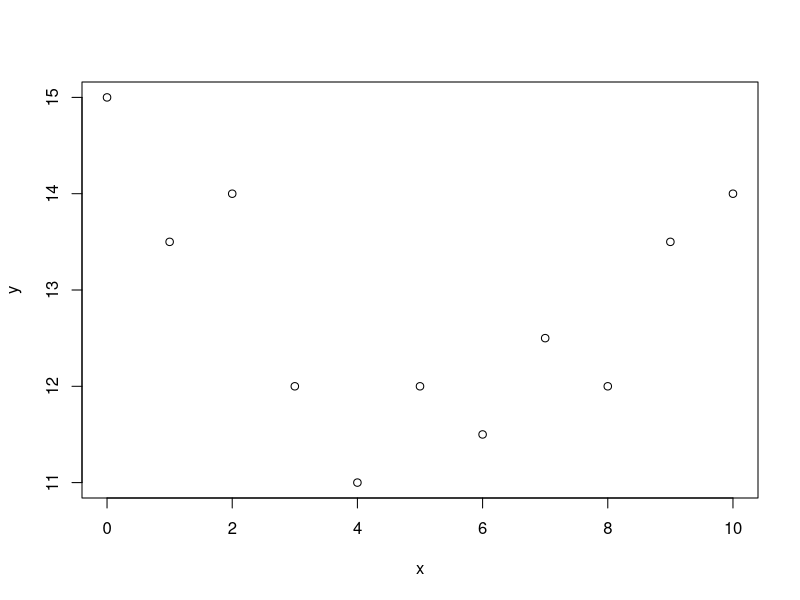
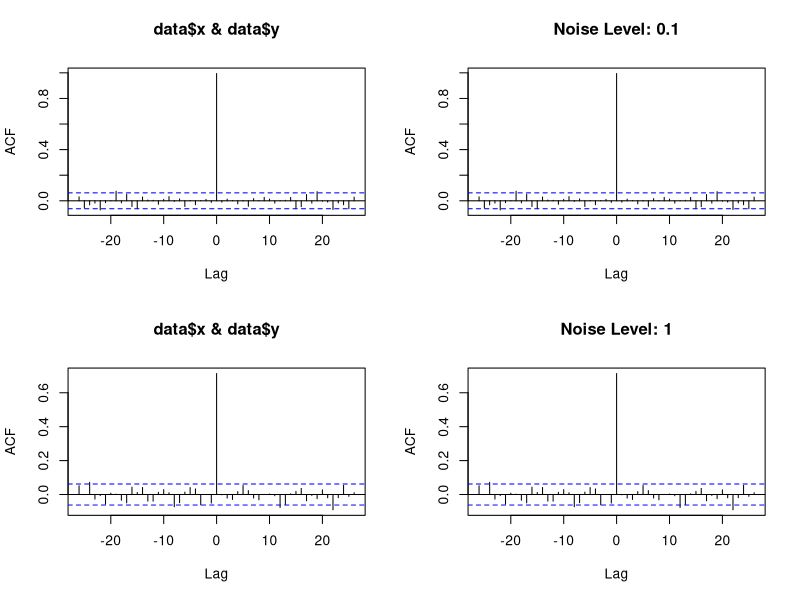
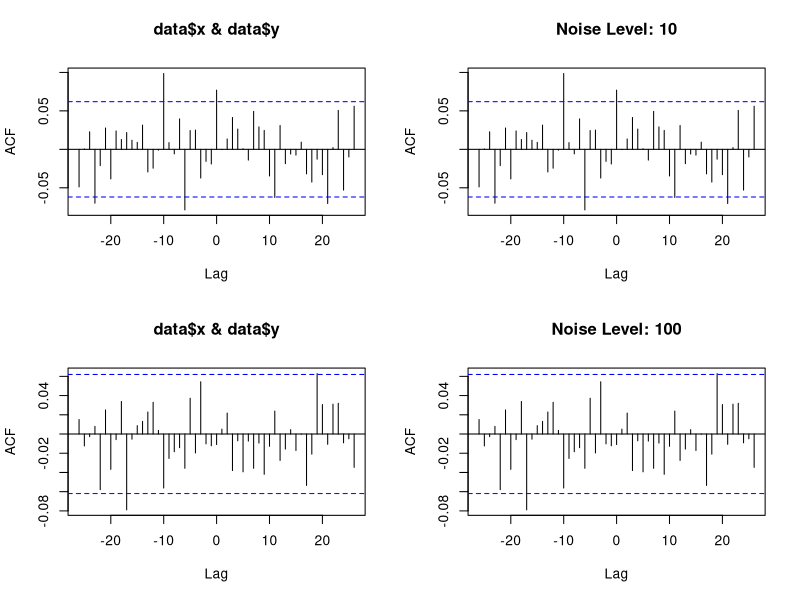
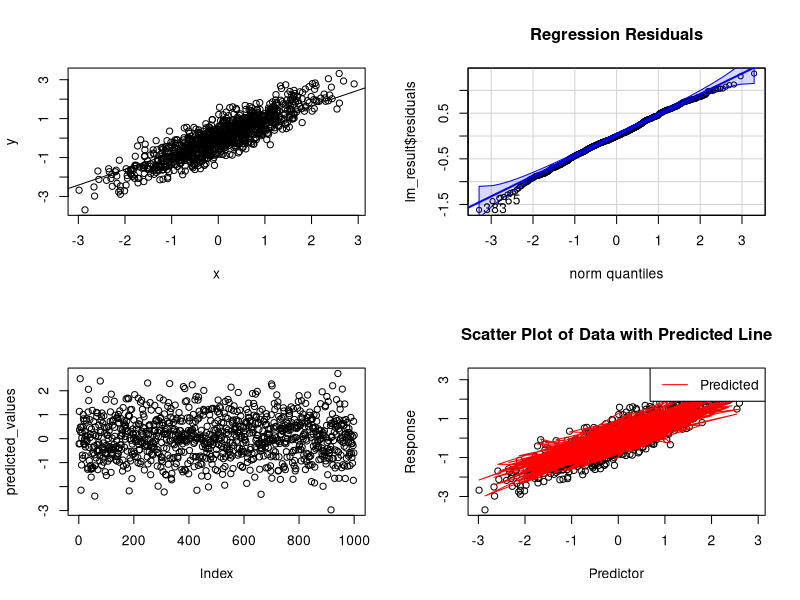
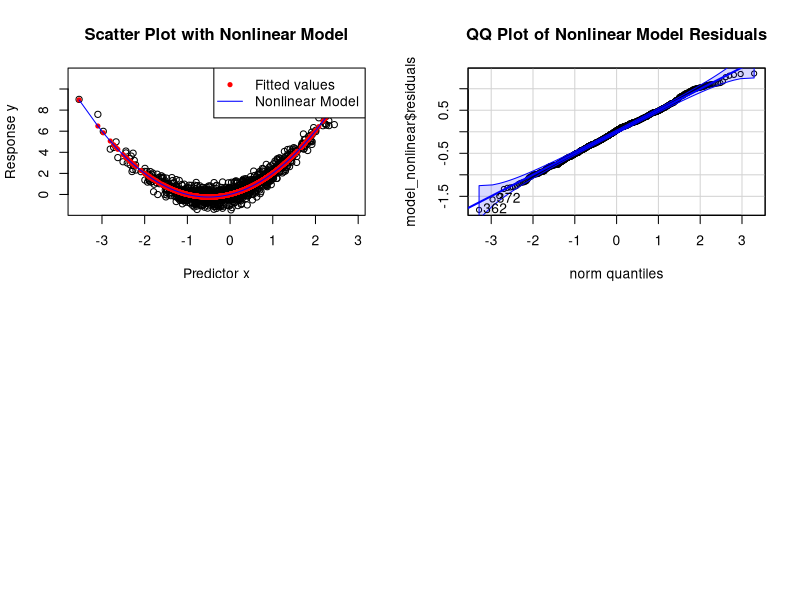

Recreate these plots in R, in order.
data1 <- read.table('data.dat.txt', header = TRUE)
print(data1)
plot(data1)
cov(data1$x, data1$y)
cor(data1$x, data1$y)


generate_data <- function(nsamples, intercept, slope, noise) {
  x <- rnorm(nsamples)
  y <- x*slope + rnorm(nsamples)*noise + intercept
  return(data.frame(x, y))
}

dev.off()
library(stats)
noise_levels <- c(0.1, 1, 10, 100)
par(mfrow=c(2,2))
for (noise in noise_levels) {
  data <- generate_data(1000, 0, 1, noise)
  print(paste("Noise Level:", noise))
  plot(ccf(data$x, data$y), main=paste("Noise Level:", noise))
}


Regression_data <- generate_data(1000, 0, 1, 0.5)
lm_result <- lm(Regression_data)
summary(lm_result)
plot(Regression_data)
abline(lm_result)

install.packages('car')
library('car')
qqPlot(lm_result$residuals, main=paste('Regression Residuals'))

predicted_values <- predict(lm_result)
plot(predicted_values)
plot(Regression_data, main = "Scatter Plot of Data with Predicted Line", 
     xlab = "Predictor", ylab = "Response")
lines(Regression_data[,1], predicted_values, col = "red")
legend("topright", legend = c("Predicted"), col = "red", lty = 1)


generate_data_with_nonlinearity <- function(nsamples, intercept, slope, slope2, noise) {
  x <- rnorm(nsamples)
  x2 <- x^2
  y <- intercept + slope * x + slope2 * x2 + rnorm(nsamples, mean = 0, sd = noise)  
  return(data.frame(x, x2, y))
}

data_nonlinear <- generate_data_with_nonlinearity(1000, 0, 1, 1, 0.5)
model_nonlinear <- lm(y ~ x + x2, data = data_nonlinear)
summary(model_nonlinear)

plot(data_nonlinear$x, data_nonlinear$y, main = "Scatter Plot with Nonlinear Model",
     xlab = "Predictor x", ylab = "Response y")
points(data_nonlinear$x, fitted(model_nonlinear), col = "red", pch = 20)
lines(sort(data_nonlinear$x), predict(model_nonlinear)[order(data_nonlinear$x)], col = "blue")
legend("topright", legend = c("Fitted values", "Nonlinear Model"), col = c("red", "blue"), pch = c(20, NA), lty = c(NA, 1))

library(car)
qqPlot(model_nonlinear$residuals, main = "QQ Plot of Nonlinear Model Residuals")
print(summary(model_nonlinear)$coefficients)


data <- data.frame(
  x = c(1, 2, 3, 4, 5),
  y = c(2, 4, 9, 16, 25)
)

model <- nls(y ~ a * x^b, data = data, start = list(a = 1, b = 1))
summary(model)

new_data <- data.frame(x = c(6, 7, 8))
predictions <- predict(model, newdata = new_data)

print(predictions)
